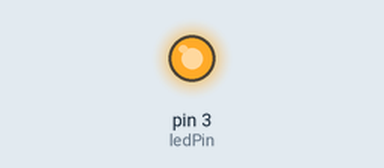
This sketch was run on a simulated Arduino Uno, built with avr-gcc and run on an emulated ATmega328P. Shown: output pins drawn as LEDs (lit = HIGH).

Above: at 0.1 s.
Timing chart, 0 to 1.6 s (numbered marks = the images above):
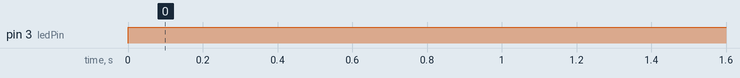

The sketch:

QuickHalloween.ino
```cpp
const int ledPin = 3 ;

void setup() {
  pinMode(ledPin,OUTPUT) ;

}

void loop() {
  analogWrite(ledPin, 255) ;

}
```

Measured:
- by itself, pin 3 (ledPin): LOW → HIGH at 0.00 s
